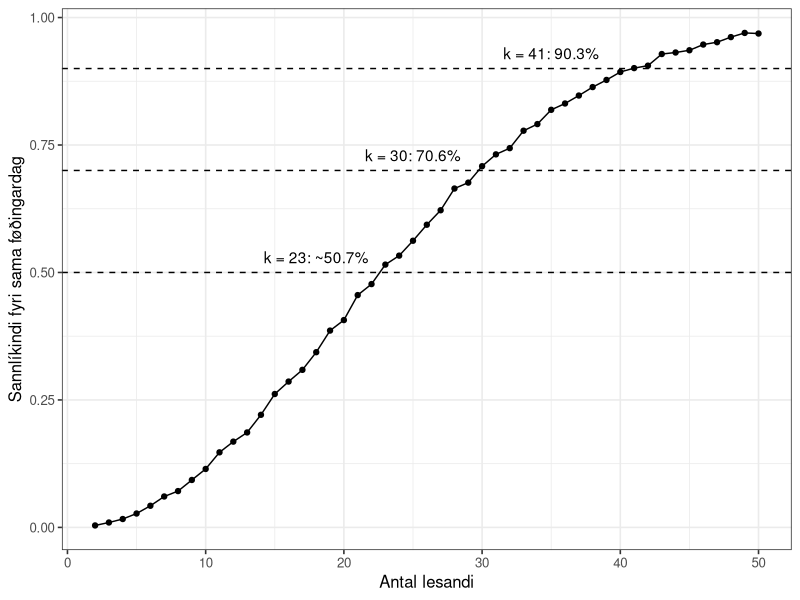
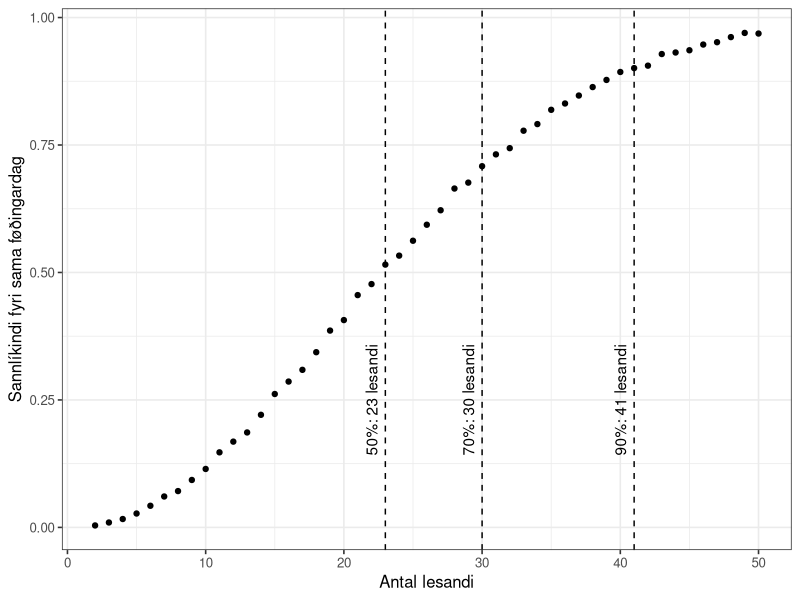
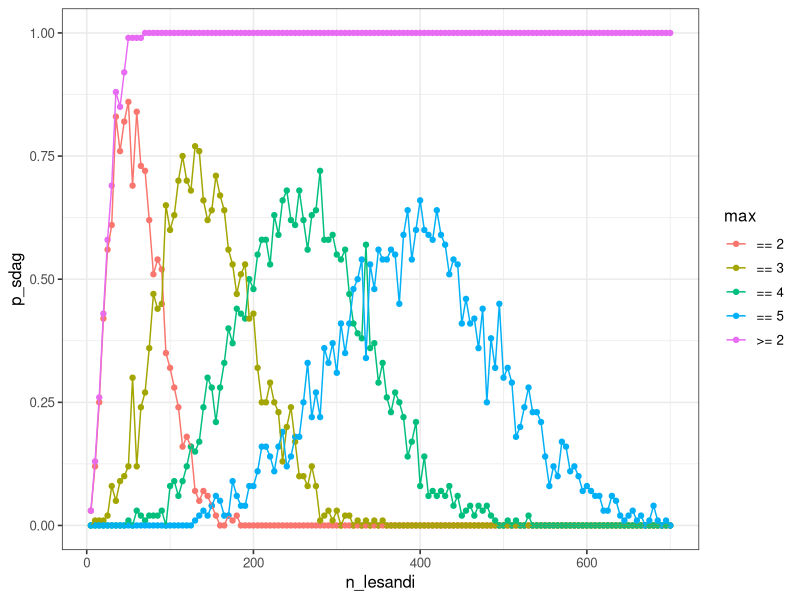
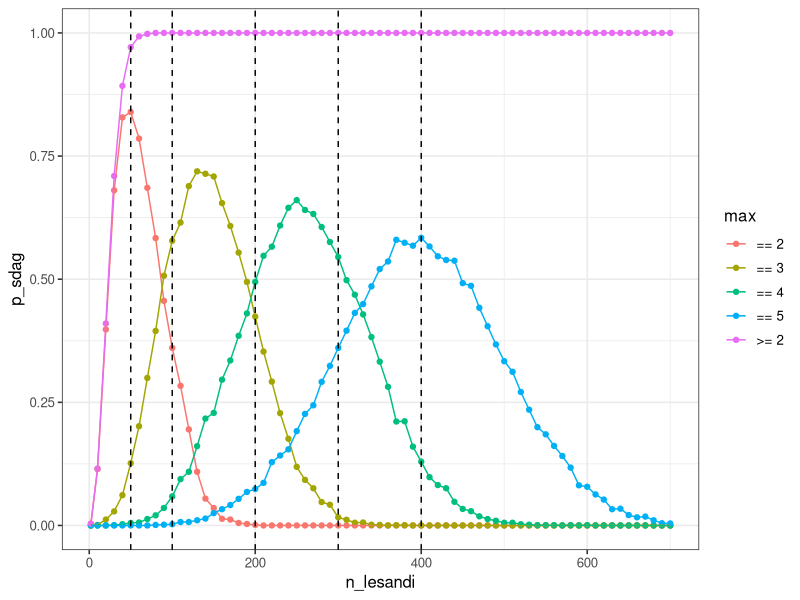
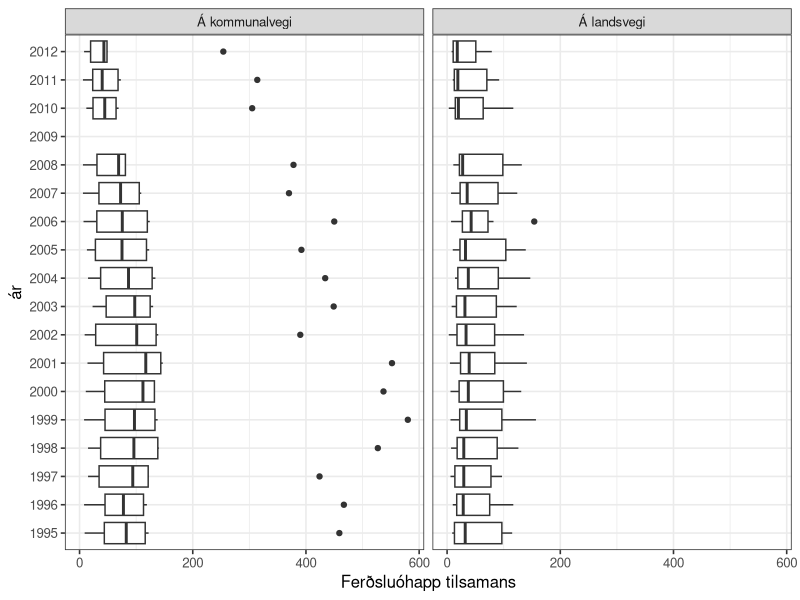
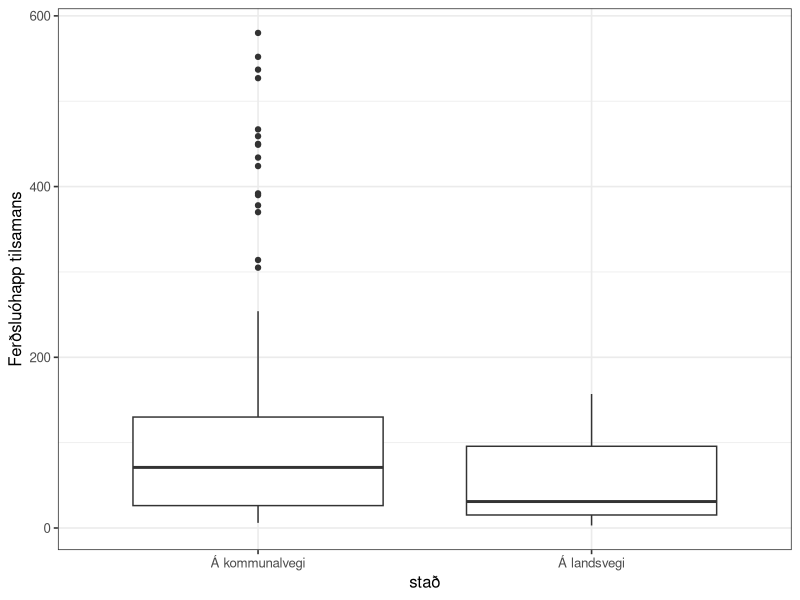
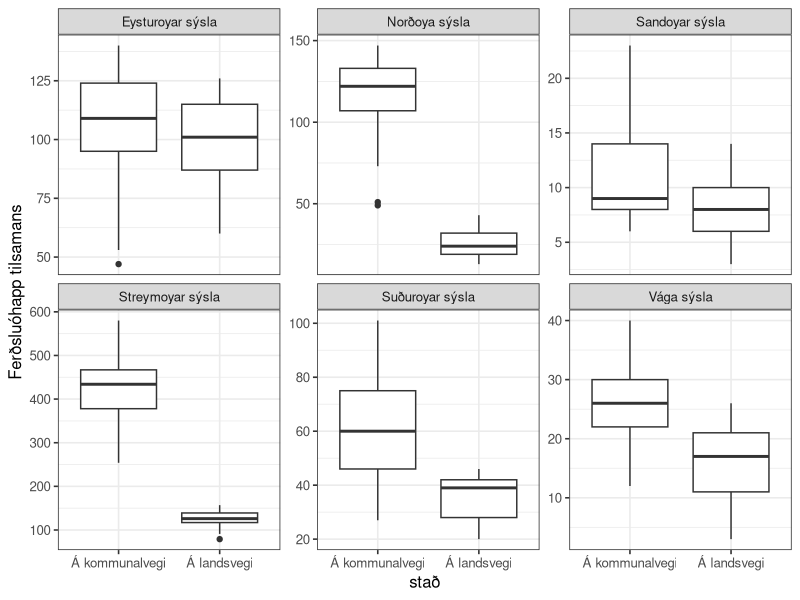
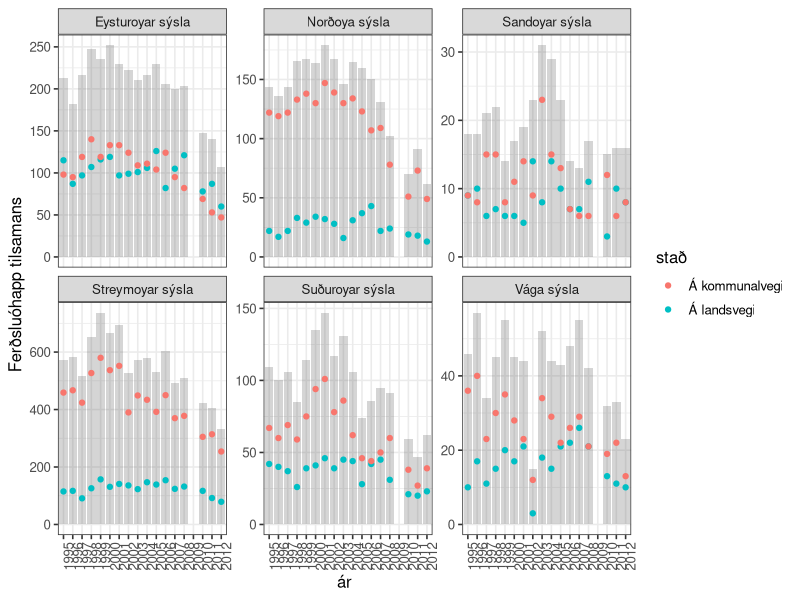

Generate these figures, in order, with R:
## ---- chunk 1
knitr::opts_chunk$set(echo = TRUE)

options(dplyr.summarise.inform = FALSE)
library(tidyverse)

# set theme used for plotting
theme_set(theme_bw(base_size = 12))

## ---- chunk 2
n_lesandi <- 2:10
roynd_nr <- 1:2

sama_fdag <- crossing(n_lesandi, roynd_nr)
sama_fdag
## ---- chunk 3
sama_fdag <- mutate(
  sama_fdag,
  fdag = map(n_lesandi, ~ sample(365, ., replace = TRUE)))

sama_fdag
## ---- chunk 4
str(sama_fdag$fdag)
## ---- chunk 5
sama_fdag <- mutate(sama_fdag, nakar_sdag = map_lgl(fdag, ~ any(duplicated(.x))))
sama_fdag

## ---- chunk 6
p_samadag <- sama_fdag %>%
  group_by(n_lesandi) %>%
  summarise(p_sdag = mean(nakar_sdag))

p_samadag
## ---- chunk 7

p_samadag <-
  crossing(n_lesandi = 2:10, roynd_nr = 1:2) %>%
  mutate(.,
    fdag = map(n_lesandi, ~sample(365, ., replace = TRUE))
  ) %>%
  mutate(., nakar_sdag = map_lgl(fdag, ~any(duplicated(.x)))) %>%
  group_by(n_lesandi) %>%
  summarize(p_sdag = mean(nakar_sdag))
  
p_samadag
## ---- chunk 8

n_lesandi <- 2:50

p_samadag <-
  crossing(n_lesandi, roynd_nr) %>%
  mutate(.,
    fdag = map(n_lesandi, ~sample(365, ., replace = TRUE))
  ) %>%
  mutate(., nakar_sdag = map_lgl(fdag, ~any(duplicated(.x)))) %>%
  group_by(n_lesandi) %>%
  summarize(p_sdag = mean(nakar_sdag))
  
p_samadag

## ---- chunk 9
roynd_nr <- 1:5000
p_samadag <-
  crossing(n_lesandi, roynd_nr) %>%
  mutate(.,
    fdag = map(n_lesandi, ~sample(365, ., replace = TRUE))
  ) %>%
  mutate(., nakar_sdag = map_lgl(fdag, ~any(duplicated(.x)))) %>%
  group_by(n_lesandi) %>%
  summarize(p_sdag = mean(nakar_sdag))
  
p_samadag
## ---- chunk 10
ggplot(p_samadag, aes(x = n_lesandi, y = p_sdag)) +
  geom_point() +
  geom_line() +
  xlab("Antal lesandi") +
  ylab("Sannlíkindi fyri sama føðingardag") +
  geom_hline(yintercept = c(0.5, 0.7, 0.9), linetype = "dashed") +
  annotate("text", x=18, y = 0.53, label="k = 23: ~50.7%") +
  annotate("text", x=25, y = 0.73, label="k = 30: 70.6%") +
  annotate("text", x=35, y = 0.93, label="k = 41: 90.3%")
## ---- chunk 11
p_samadag <- p_samadag %>%
  mutate(n_ymisk = map(n_lesandi, ~prod(365:(365 - . + 1))) %>% unlist,
         n_total = 365^n_lesandi,
         p_teori = 1 - (n_ymisk/n_total)
  )

p_samadag
## ---- chunk 12
p_samadag <- p_samadag %>% 
  mutate(p_bday = map_dbl(n_lesandi, ~pbirthday(., classes = 365, coincident = 2)))

p_samadag
## ---- chunk 13
x50 <- qbirthday(prob = 0.5, classes = 365, coincident = 2)
x70 <- qbirthday(prob = 0.7, classes = 365, coincident = 2)
x90 <- qbirthday(prob = 0.9, classes = 365, coincident = 2)

ggplot(p_samadag, aes(x = n_lesandi, y = p_sdag)) +
  geom_point() +
  geom_vline(xintercept = x50, linetype = "dashed") +
  annotate("text", x=x50-1, y = 0.25, label=sprintf("%s: %s lesandi", "50%", x50), angle=90) +
  geom_vline(xintercept = x70, linetype = "dashed") +
  annotate("text", x=x70-1, y = 0.25, label=sprintf("%s: %s lesandi", "70%", x70), angle=90) +
  geom_vline(xintercept = x90, linetype = "dashed") +
  annotate("text", x=x90-1, y = 0.25, label=sprintf("%s: %s lesandi", "90%", x90), angle=90) +
  xlab("Antal lesandi") +
  ylab("Sannlíkindi fyri sama føðingardag")

## ---- chunk 14
qbirthday(prob = 0.5, classes = 365, coincident = 2)
qbirthday(prob = 0.7, classes = 365, coincident = 2)
qbirthday(prob = 0.9, classes = 365, coincident = 2)
## ---- chunk 15
n_lesandi_50 <- pbirthday(50, classes = 365, coincident = 2)
n_lesandi_50

n_lesandi_80 <- pbirthday(80, classes = 365, coincident = 2)
n_lesandi_80
## ---- chunk 16
n_lesandi = seq(5, 700, 5)
roynd_nr = 1:100

p_maxsdag <- NULL

p_maxsdag <- crossing(n_lesandi, roynd_nr) %>%
  mutate(
    fdag = map(n_lesandi, ~sample(365, ., replace = TRUE)),
    `>= 2` = map_int(fdag, ~any(duplicated(.x))),
    max_sdag = map_int(fdag, function(x) max(table(x))),
    `== 2` = max_sdag == 2,
    `== 3` = max_sdag == 3,
    `== 4` = max_sdag == 4,
    `== 5` = max_sdag == 5,
  )

p_maxsdag
## ---- chunk 17
p_maxsdag <- p_maxsdag %>%
  pivot_longer(cols=c(`>= 2`, `== 2`, `== 3`, `== 4`, `== 5`), names_to = 'max', values_to = 'sdag')

p_maxsdag
## ---- chunk 18


p_maxsdag <- p_maxsdag %>%
  group_by(n_lesandi, max) %>%
  summarize(p_sdag = mean(sdag))
p_maxsdag
## ---- chunk 19
ggplot(p_maxsdag, aes(x = n_lesandi, y = p_sdag, colour = max)) +
  geom_point() +
  geom_line()
## ---- chunk 20
n_lesandi = c(2, seq(10, 700, 10))
#n_lesandi = seq(5, 700, 5)
roynd_nr = 1:2000

p_maxsdag <- NULL

p_maxsdag <- crossing(n_lesandi, roynd_nr) %>%
  mutate(
    fdag = map(n_lesandi, ~sample(365, ., replace = TRUE)),
    `>= 2` = map_int(fdag, ~any(duplicated(.x))),
    max_sdag = map_int(fdag, function(x) max(table(x))),
    `== 2` = max_sdag == 2,
    `== 3` = max_sdag == 3,
    `== 4` = max_sdag == 4,
    `== 5` = max_sdag == 5,
  ) %>%
  pivot_longer(cols=c(`>= 2`, `== 2`, `== 3`, `== 4`, `== 5`), names_to = 'max', values_to = 'sdag') %>%
  group_by(n_lesandi, max) %>%
  summarize(p_sdag = mean(sdag))

p_maxsdag
## ---- chunk 21
ggplot(p_maxsdag, aes(x = n_lesandi, y = p_sdag, colour = max)) +
  geom_point() +
  geom_line() +
  geom_vline(xintercept = c(50, 100, 200, 300, 400), linetype = "dashed")
## ---- chunk 22
max_values <- NULL
for (v in c(50, 100, 200, 300, 400)) {
  n_lesandi_max <- NULL
  n_lesandi_max <-
    head(
      arrange(p_maxsdag %>%
        filter(n_lesandi == v) %>% filter(max != ">= 2"), desc(p_sdag)
      ),
    3) %>%
    mutate(nr = c(1, 2, 3))
  max_values <- rbind(max_values, n_lesandi_max)
}

max_values
## ---- chunk 23
ferdslu_ohapp <- read_csv("ferdslu_ohapp.csv")
ferdslu_ohapp
## ---- chunk 24
ferdslu_ohapp <- read_csv("ferdslu_ohapp.csv", skip = 1, na = "..")
ferdslu_ohapp
## ---- chunk 25
ferdslu_ohapp <- ferdslu_ohapp %>%
  mutate(across(everything(), ~ str_replace(., "-", "0")))
ferdslu_ohapp
## ---- chunk 26
ferdslu_ohapp <- pivot_longer(ferdslu_ohapp, cols = '1995':'2012',
                   names_to = "ár", values_to = "n", values_transform = list(n = as.integer))

ferdslu_ohapp

#ferdslu_ohapp$n <- as.integer(ferdslu_ohapp$n)

## ---- chunk 27

ferdslu_ohapp <- pivot_wider(ferdslu_ohapp, names_from = slag, values_from = n)


ferdslu_ohapp
## ---- chunk 28

ggplot(ferdslu_ohapp) +
  geom_boxplot(aes(x = `Ferðsluóhapp tilsamans`, y = ár), na.rm = TRUE) +
  facet_wrap(~stað)

## ---- chunk 29
df <- ferdslu_ohapp %>%
  filter(`Ferðsluóhapp tilsamans` > 150) 
df
## ---- chunk 30

ggplot(data = ferdslu_ohapp) +
  geom_boxplot(aes(x = stað, y = `Ferðsluóhapp tilsamans`), na.rm = TRUE)

## ---- chunk 31

ggplot(data = ferdslu_ohapp) +
  geom_boxplot(aes(x = stað, y = `Ferðsluóhapp tilsamans`), na.rm = TRUE) +
  facet_wrap(~sýsla, scales = "free_y")

## ---- chunk 32

ggplot(ferdslu_ohapp) +
  geom_bar(aes(x = ár, y = `Ferðsluóhapp tilsamans`), alpha = 0.25, stat = "Identity", na.rm = TRUE) +
  geom_point(aes(x = ár, y = `Ferðsluóhapp tilsamans`, colour = stað), na.rm = TRUE) +
  facet_wrap(~sýsla, scales = "free_y") +
  theme(axis.text.x = element_text(angle = 90))

## ---- chunk 33
ggplot(ferdslu_ohapp, aes(x = `Skadd fólk`, y = `ár`)) +
  geom_boxplot(na.rm = TRUE) +
  facet_wrap(~ `stað`)

## ---- chunk 34
ggplot(ferdslu_ohapp, aes(x = `stað`, y = `Skadd fólk`)) +
  geom_boxplot(na.rm = TRUE)
## ---- chunk 35
ggplot(ferdslu_ohapp, aes(x = `stað`, y = `Skadd fólk`)) +
  geom_boxplot(na.rm = TRUE) +
  facet_wrap(~ `sýsla`, scales = "free_y")
## ---- chunk 36
ggplot(ferdslu_ohapp, aes(x = `stað`, y = `Skadd fólk` / `Ferðsluóhapp tilsamans`)) +
  geom_boxplot(na.rm = TRUE) +
  facet_wrap(~ `sýsla`, scales = "free_y")
## ---- chunk 37
ggplot(ferdslu_ohapp) +
  geom_boxplot(aes(x = `Skadd fólk`/`Ferðsluóhapp tilsamans`, y = `stað`), color = "red", na.rm = TRUE) +
  geom_violin(aes(x = `Skadd fólk`/`Ferðsluóhapp tilsamans`, y = `stað`), alpha = 0.25, na.rm = TRUE) +
  geom_boxplot(aes(x = `Skadd fólk` / `Ferðsluóhapp tilsamans`, y = `sýsla`), color = "blue", na.rm = TRUE) +
  geom_violin(aes(x = `Skadd fólk` / `Ferðsluóhapp tilsamans`, y = `sýsla`), alpha = 0.25, na.rm = TRUE)
## ---- chunk 38
ophapp_yvirlit <- ferdslu_ohapp %>% 
  filter(`ár` != "2009") %>%
  group_by(`stað`) %>%
  summarise(
    n = n(),
    n_ohapp = sum(`Ferðsluóhapp tilsamans`),
    n_skadd = sum(`Skadd fólk`),
    p_skadd = n_skadd / n_ohapp
  )

ophapp_yvirlit
## ---- chunk 39
t.test(ophapp_yvirlit$p_skadd, conf.level = .95)$conf.int
## ---- chunk 40
binom.test(x = 636, n = 12623, p = 1/103)
## ---- chunk 41
prop.test(x = ophapp_yvirlit$n_skadd, n = ophapp_yvirlit$n_ohapp, p = ophapp_yvirlit$p_skadd)
## ---- chunk 42
landsvegi_ar <- ferdslu_ohapp %>% 
  filter(`ár` == 1998, `stað` == "Á landsvegi") %>%
  group_by(stað, ár, sýsla) %>%
  summarise(
    n_ohapp = sum(`Ferðsluóhapp tilsamans`),
    n_skadd = sum(`Skadd fólk`)
  )

landsvegi_ar
## ---- chunk 43
n_ohapp <- landsvegi_ar$n_ohapp
p <- 626/5285 # p_skadd

ndata <- NULL
tdata <- NULL
for (n in n_ohapp) {
  size = n
  mu <- n*p
  sd <- sqrt(n*p*(1-p))
  
  tb_data <- NULL
  tb_data <- tibble(x = seq(0, 25, 0.01),
                    y = dnorm(x, mu, sd),
                    n_ohapp = n)
  ndata <- rbind(ndata, tb_data)
  
  tb_bino <- tibble(
  x = seq(0, 25, 1),
  y = dbinom(x, n, p),
  n_ohapp = n
  )
  tdata <- rbind(tdata, tb_bino)
}

ggplot(ndata, aes(x,y)) +
  # geom_area(data=filter(ndata,
  #                       x <= 10),
  #           fill = "lightblue") +
  # geom_area(data=filter(ndata,
  #                       x >= 20),
  #           aes(x = x, y = y),
  #           fill = "lightblue") +
  scale_x_continuous(breaks = seq(0, 25, 5)) +
  scale_y_continuous(breaks = seq(0, 0.4, 0.1)) +
  geom_line() +
  geom_point(data=tdata, aes(x, y)) +
  facet_wrap(~ n_ohapp)
## ---- chunk 44
sysla_yvirlit <- ferdslu_ohapp %>%
  filter(`ár` != 2009) %>%
  group_by(`sýsla`) %>%
  summarise(
    n_ohapp = sum(`Ferðsluóhapp tilsamans`),
    n_skadd = sum(`Skadd fólk`),
    n_oskadd = n_ohapp - n_skadd 
  )
sysla_yvirlit
## ---- chunk 45
skadd_oskadd <- sysla_yvirlit %>%
  group_by(n_skadd, n_oskadd) %>%
  select(n_skadd, n_oskadd)

skadd_oskadd
## ---- chunk 46
chisq.test(skadd_oskadd)
## ---- chunk 47

# prop.test(x = skadd_oskadd$n_skadd, n = skadd_oskadd$n_oskadd, p = ptest)
prop.test(x = as.matrix(skadd_oskadd))

?prop.test
